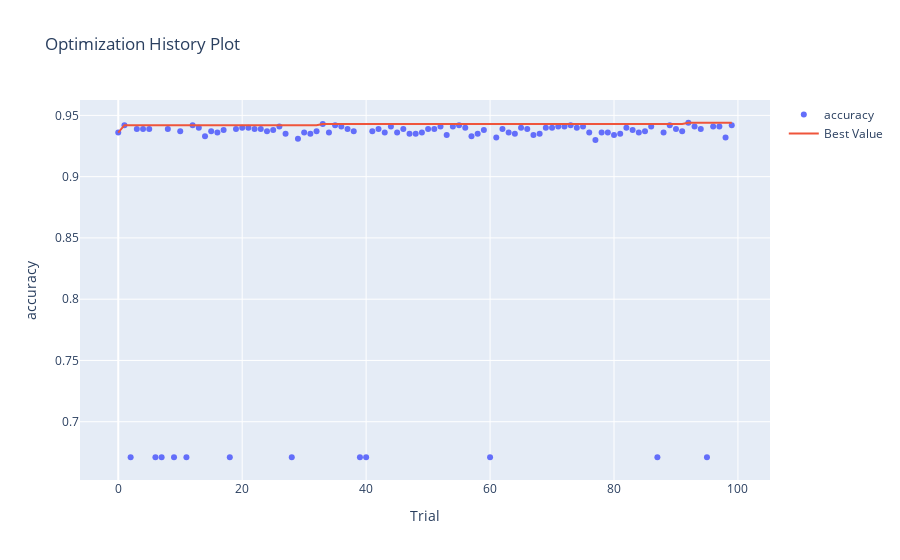

The cell this chart's notebook holds for it:
### Code cell
# Plotting accuracy over each trial
fig = optuna.visualization.plot_optimization_history(study,target_name=METRIC)
fig.show()
